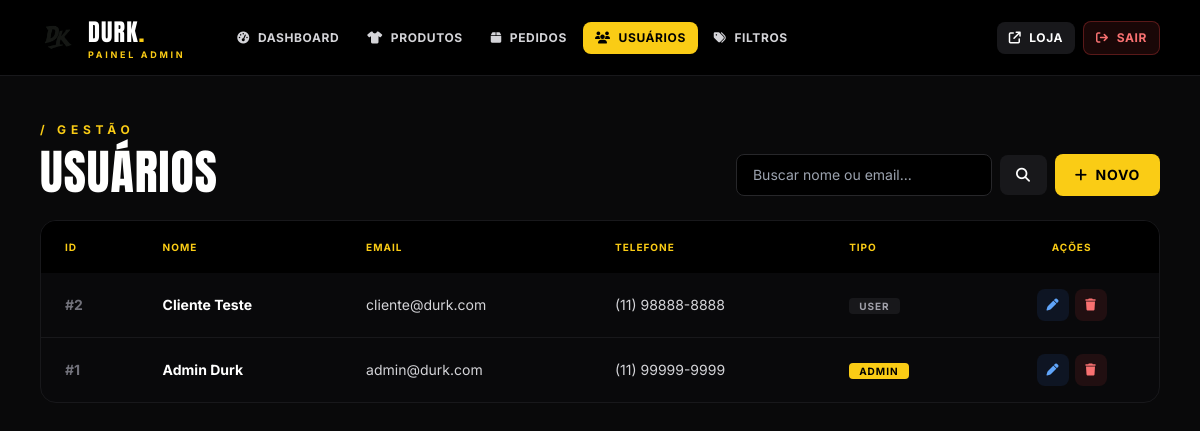
The page /admin/users.php (signed in) on the database its author committed.
### tables this page shows
CREATE TABLE `users` (
  `id` INT AUTO_INCREMENT PRIMARY KEY,
  `nome` VARCHAR(150) NOT NULL,
  `email` VARCHAR(150) NOT NULL UNIQUE,
  `senha_hash` VARCHAR(255) NOT NULL,
  `telefone` VARCHAR(20) DEFAULT NULL,
  `tipo_usuario` ENUM('usuario','admin') NOT NULL DEFAULT 'usuario',
  `data_cadastro` TIMESTAMP DEFAULT CURRENT_TIMESTAMP
);

### admin/users.php (the view, shortened to what this page needs)
<?php
include '../backend/db.php';
$busca = isset($_GET['busca']) ? trim($_GET['busca']) : '';
if (!empty($busca)) {
    $stmt = $conn->prepare("SELECT * FROM users WHERE nome LIKE ? OR email LIKE ? ORDER BY id DESC");
    $like = '%' . $busca . '%';
    $stmt->bind_param("ss", $like, $like);
    $stmt->execute();
    $usuarios = $stmt->get_result();
} else {
    $usuarios = $conn->query("SELECT * FROM users ORDER BY id DESC");
}
include 'includes/header.php';
?>
<main class="bg-zinc-950/40 min-h-screen p-4 sm:p-6 lg:p-10">
  <div class="max-w-7xl mx-auto space-y-6">
    <div class="flex flex-col md:flex-row md:justify-between md:items-end gap-4">
      <div>
        <span class="text-yellow-400 text-xs uppercase tracking-[0.4em] font-bold">/ Gestão</span>
        <h1 class="font-display text-5xl text-white mt-2">USUÁRIOS</h1>
      </div>
      <div class="flex flex-col sm:flex-row gap-2">
        <form method="GET" class="flex items-center gap-2">
          <input type="text" name="busca" value="<?= htmlspecialchars($busca) ?>" placeholder="Buscar nome ou email..."
            class="px-4 py-2.5 bg-black border border-zinc-800 text-white text-sm rounded-lg focus:outline-none focus:border-yellow-400 transition w-full sm:w-64" />
          <button type="submit" class="bg-zinc-900 hover:bg-zinc-800 text-white px-4 py-2.5 rounded-lg text-sm font-bold uppercase tracking-wider transition">
            <i class="fa-solid fa-magnifying-glass"></i>
          </button>
        </form>
        <a href="usuario_adicionar.php" class="bg-yellow-400 hover:bg-yellow-300 text-black text-sm font-bold uppercase tracking-wider px-5 py-2.5 rounded-lg transition inline-flex items-center justify-center gap-2">
          <i class="fa-solid fa-plus"></i> Novo
        </a>
      </div>
    </div>
    <div class="overflow-x-auto bg-zinc-950 border border-zinc-900 rounded-2xl">
      <table class="min-w-full text-sm">
        <thead class="bg-black text-yellow-400 uppercase text-[10px] tracking-widest font-bold">
          <tr>
            <th class="px-6 py-4 text-left">ID</th>
            <th class="px-6 py-4 text-left">Nome</th>
            <th class="px-6 py-4 text-left">Email</th>
            <th class="px-6 py-4 text-left">Telefone</th>
            <th class="px-6 py-4 text-left">Tipo</th>
            <th class="px-6 py-4 text-center">Ações</th>
          </tr>
        </thead>
        <tbody class="divide-y divide-zinc-900">
          <?php if ($usuarios && $usuarios->num_rows > 0):
            while ($u = $usuarios->fetch_assoc()): ?>
            <tr class="hover:bg-black transition">
              <td class="px-6 py-4 font-bold text-zinc-500">#<?= $u['id'] ?></td>
              <td class="px-6 py-4 text-white font-bold"><?= htmlspecialchars($u['nome']) ?></td>
              <td class="px-6 py-4 text-zinc-300"><?= htmlspecialchars($u['email']) ?></td>
              <td class="px-6 py-4 text-zinc-300"><?= htmlspecialchars($u['telefone'] ?? '—') ?></td>
              <td class="px-6 py-4">
                <?php if ($u['tipo_usuario'] === 'admin'): ?>
                  <span class="px-2.5 py-0.5 bg-yellow-400 text-black text-[10px] uppercase tracking-widest font-bold rounded">Admin</span>
                <?php else: ?>
                  <span class="px-2.5 py-0.5 bg-zinc-900 text-zinc-400 text-[10px] uppercase tracking-widest font-bold rounded">User</span>
                <?php endif; ?>
              </td>
              <td class="px-6 py-4">
                <div class="flex justify-center gap-1.5">
                  <a href="usuario_editar.php?id=<?= $u['id'] ?>" title="Editar" class="w-8 h-8 flex items-center justify-center bg-blue-500/10 hover:bg-blue-500/20 text-blue-400 rounded-lg transition">
                    <i class="fa-solid fa-pen text-xs"></i>
                  </a>
                  <a href="users.php?excluir=<?= $u['id'] ?>" title="Excluir"
                    onclick="return confirm('Excluir este usuário definitivamente?');"
                    class="w-8 h-8 flex items-center justify-center bg-red-500/10 hover:bg-red-500/20 text-red-400 rounded-lg transition">
                    <i class="fa-solid fa-trash text-xs"></i>
                  </a>
                </div>
              </td>
            </tr>
          <?php endwhile;
          endif; ?>
        </tbody>
      </table>
    </div>
  </div>
</main>
<?php include 'includes/footer.php'; ?>

### admin/includes/header.php (style rules this page uses)
html, body { background: #0a0a0a; color: #fafafa; font-family: 'Inter', sans-serif; -webkit-font-smoothing: antialiased; }
body { min-height: 100vh; display: flex; flex-direction: column; }
main { flex: 1; }
.font-display { font-family: 'Anton', sans-serif; letter-spacing: 0.02em; }

### rows shown on the page
users: id "2", nome "Cliente Teste", email "cliente@durk.com", telefone "(11) 98888-8888", tipo_usuario "USER"
users: id "1", nome "Admin Durk", email "admin@durk.com", telefone "(11) 99999-9999", tipo_usuario "ADMIN"

### other values the page prints
$label "DASHBOARD"
$label "PRODUTOS"
$label "PEDIDOS"
$label "USUÁRIOS"
$label "FILTROS"
